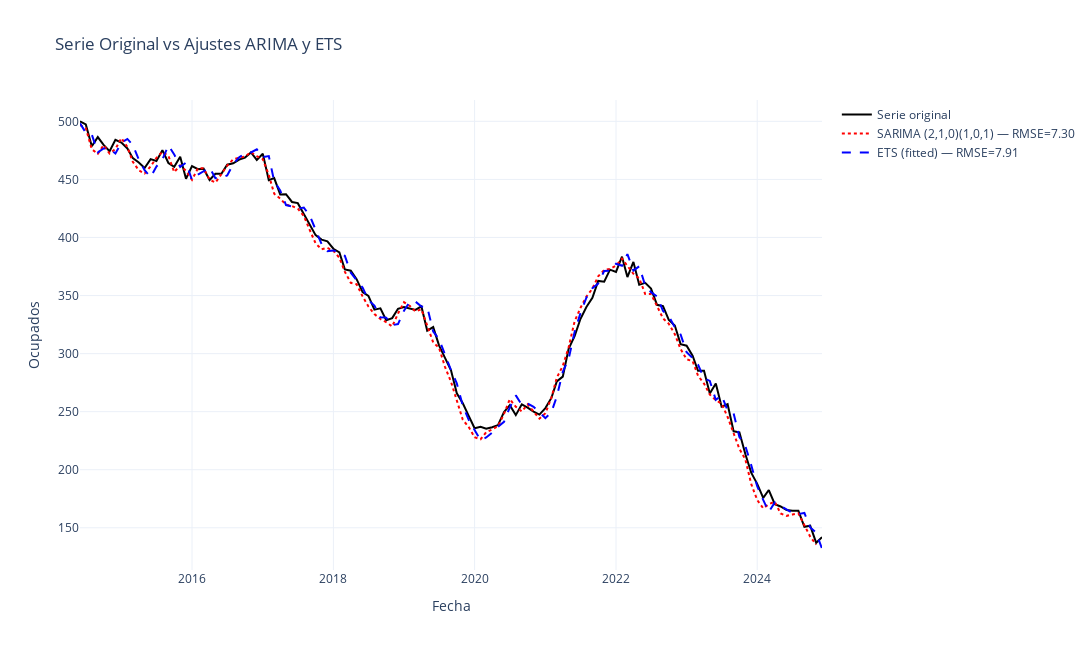

The code cell stored with this chart in its notebook:
### Code cell
fitted_arima = model_arima.predict_in_sample()
fitted_ets = ets_model.fittedvalues
rmse_arima = np.sqrt(mean_squared_error(serie[1:], fitted_arima[1:]))
rmse_ets   = np.sqrt(mean_squared_error(serie, fitted_ets))
fig = go.Figure()
fig.add_trace(go.Scatter(
    x=serie.index,
    y=serie.values,
    mode='lines',
    name='Serie original',
    line=dict(color='black')
))
fig.add_trace(go.Scatter(
    x=serie.index,
    y=fitted_arima[1:],
    mode='lines',
    name=f'SARIMA (2,1,0)(1,0,1) — RMSE={rmse_arima:.2f}',
    line=dict(color='red', dash='dot')
))
fig.add_trace(go.Scatter(
    x=serie.index,
    y=fitted_ets,
    mode='lines',
    name=f'ETS (fitted) — RMSE={rmse_ets:.2f}',
    line=dict(color='blue', dash='dash')
))
y_min = min(serie.min(), fitted_arima[1:].min(), fitted_ets.min())
y_max = max(serie.max(), fitted_arima.max(), fitted_ets.max())
margen = 0.05 * (y_max - y_min)
fig.update_layout(
    title="Serie Original vs Ajustes ARIMA y ETS",
    xaxis_title="Fecha",
    yaxis_title="Ocupados",
    template="plotly_white",
    width=1200,
    height=650,
    yaxis=dict(
        range=[y_min - margen, y_max + margen],  
        autorange=False
    )
)
fig.show()
